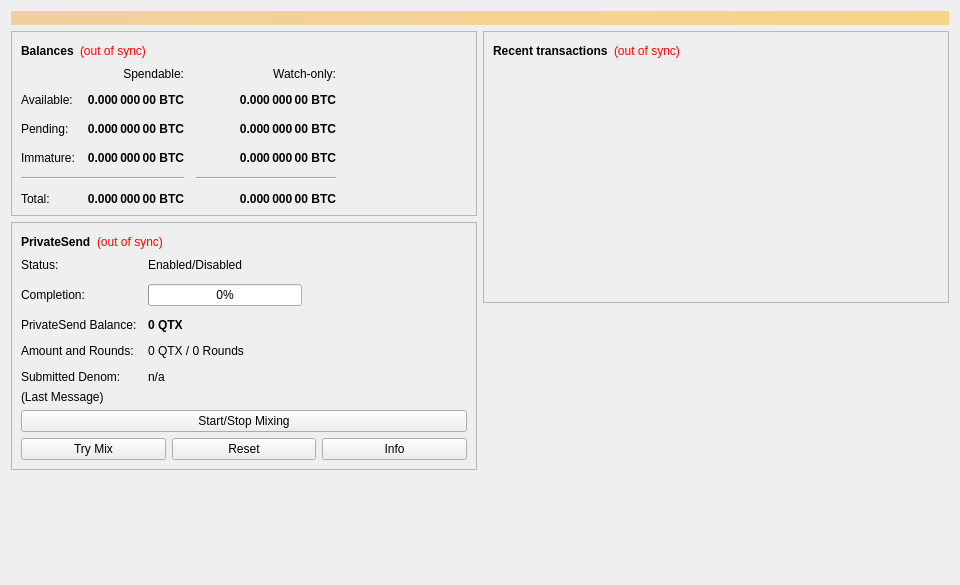
<?xml version="1.0" encoding="UTF-8"?>
<ui version="4.0">
 <class>OverviewPage</class>
 <widget class="QWidget" name="OverviewPage">
  <property name="geometry">
   <rect>
    <x>0</x>
    <y>0</y>
    <width>960</width>
    <height>585</height>
   </rect>
  </property>
  <property name="minimumSize">
   <size>
    <width>960</width>
    <height>0</height>
   </size>
  </property>
  <property name="windowTitle">
   <string>Form</string>
  </property>
  <layout class="QVBoxLayout" name="topLayout">
   <item>
    <widget class="QLabel" name="labelAlerts">
     <property name="visible">
      <bool>false</bool>
     </property>
     <property name="styleSheet">
      <string notr="true">background-color: qlineargradient(x1: 0, y1: 0, x2: 1, y2: 0, stop:0 #F0D0A0, stop:1 #F8D488); color:#000000;</string>
     </property>
     <property name="wordWrap">
      <bool>true</bool>
     </property>
     <property name="margin">
      <number>3</number>
     </property>
    </widget>
   </item>
   <item>
    <layout class="QHBoxLayout" name="horizontalLayout" stretch="1,1">
     <item>
      <layout class="QVBoxLayout" name="verticalLayout_2">
       <item>
        <widget class="QFrame" name="frame">
         <property name="frameShape">
          <enum>QFrame::StyledPanel</enum>
         </property>
         <property name="frameShadow">
          <enum>QFrame::Raised</enum>
         </property>
         <layout class="QVBoxLayout" name="verticalLayout_4">
          <item>
           <layout class="QHBoxLayout" name="horizontalLayout_4">
            <item>
             <widget class="QLabel" name="label_5">
              <property name="font">
               <font>
                <weight>75</weight>
                <bold>true</bold>
               </font>
              </property>
              <property name="text">
               <string>Balances</string>
              </property>
             </widget>
            </item>
            <item>
             <widget class="QLabel" name="labelWalletStatus">
              <property name="toolTip">
               <string>The displayed information may be out of date. Your wallet automatically synchronizes with the Quantix network after a connection is established, but this process has not completed yet.</string>
              </property>
              <property name="styleSheet">
               <string notr="true">QLabel { color: red; }</string>
              </property>
              <property name="text">
               <string notr="true">(out of sync)</string>
              </property>
              <property name="alignment">
               <set>Qt::AlignLeading|Qt::AlignLeft|Qt::AlignVCenter</set>
              </property>
             </widget>
            </item>
            <item>
             <spacer name="horizontalSpacer_3">
              <property name="orientation">
               <enum>Qt::Horizontal</enum>
              </property>
              <property name="sizeHint" stdset="0">
               <size>
                <width>40</width>
                <height>20</height>
               </size>
              </property>
             </spacer>
            </item>
           </layout>
          </item>
          <item>
           <layout class="QGridLayout" name="gridLayout">
            <property name="spacing">
             <number>12</number>
            </property>
            <item row="2" column="2">
             <widget class="QLabel" name="labelWatchPending">
              <property name="font">
               <font>
                <weight>75</weight>
                <bold>true</bold>
               </font>
              </property>
              <property name="cursor">
               <cursorShape>IBeamCursor</cursorShape>
              </property>
              <property name="toolTip">
               <string>Unconfirmed transactions to watch-only addresses</string>
              </property>
              <property name="text">
               <string notr="true">0.000 000 00 BTC</string>
              </property>
              <property name="alignment">
               <set>Qt::AlignRight|Qt::AlignTrailing|Qt::AlignVCenter</set>
              </property>
              <property name="textInteractionFlags">
               <set>Qt::LinksAccessibleByMouse|Qt::TextSelectableByKeyboard|Qt::TextSelectableByMouse</set>
              </property>
             </widget>
            </item>
            <item row="2" column="1">
             <widget class="QLabel" name="labelUnconfirmed">
              <property name="font">
               <font>
                <weight>75</weight>
                <bold>true</bold>
               </font>
              </property>
              <property name="cursor">
               <cursorShape>IBeamCursor</cursorShape>
              </property>
              <property name="toolTip">
               <string>Total of transactions that have yet to be confirmed, and do not yet count toward the spendable balance</string>
              </property>
              <property name="text">
               <string notr="true">0.000 000 00 BTC</string>
              </property>
              <property name="alignment">
               <set>Qt::AlignRight|Qt::AlignTrailing|Qt::AlignVCenter</set>
              </property>
              <property name="textInteractionFlags">
               <set>Qt::LinksAccessibleByMouse|Qt::TextSelectableByKeyboard|Qt::TextSelectableByMouse</set>
              </property>
             </widget>
            </item>
            <item row="3" column="2">
             <widget class="QLabel" name="labelWatchImmature">
              <property name="font">
               <font>
                <weight>75</weight>
                <bold>true</bold>
               </font>
              </property>
              <property name="cursor">
               <cursorShape>IBeamCursor</cursorShape>
              </property>
              <property name="toolTip">
               <string>Mined balance in watch-only addresses that has not yet matured</string>
              </property>
              <property name="text">
               <string notr="true">0.000 000 00 BTC</string>
              </property>
              <property name="alignment">
               <set>Qt::AlignRight|Qt::AlignTrailing|Qt::AlignVCenter</set>
              </property>
              <property name="textInteractionFlags">
               <set>Qt::LinksAccessibleByMouse|Qt::TextSelectableByKeyboard|Qt::TextSelectableByMouse</set>
              </property>
             </widget>
            </item>
            <item row="4" column="0" colspan="2">
             <widget class="Line" name="lineSpendableBalance">
              <property name="orientation">
               <enum>Qt::Horizontal</enum>
              </property>
             </widget>
            </item>
            <item row="4" column="2">
             <widget class="Line" name="lineWatchBalance">
              <property name="sizePolicy">
               <sizepolicy hsizetype="Preferred" vsizetype="Fixed">
                <horstretch>0</horstretch>
                <verstretch>0</verstretch>
               </sizepolicy>
              </property>
              <property name="minimumSize">
               <size>
                <width>140</width>
                <height>0</height>
               </size>
              </property>
              <property name="orientation">
               <enum>Qt::Horizontal</enum>
              </property>
             </widget>
            </item>
            <item row="5" column="0">
             <widget class="QLabel" name="labelTotalText">
              <property name="text">
               <string>Total:</string>
              </property>
             </widget>
            </item>
            <item row="3" column="1">
             <widget class="QLabel" name="labelImmature">
              <property name="font">
               <font>
                <weight>75</weight>
                <bold>true</bold>
               </font>
              </property>
              <property name="cursor">
               <cursorShape>IBeamCursor</cursorShape>
              </property>
              <property name="toolTip">
               <string>Mined balance that has not yet matured</string>
              </property>
              <property name="text">
               <string notr="true">0.000 000 00 BTC</string>
              </property>
              <property name="alignment">
               <set>Qt::AlignRight|Qt::AlignTrailing|Qt::AlignVCenter</set>
              </property>
              <property name="textInteractionFlags">
               <set>Qt::LinksAccessibleByMouse|Qt::TextSelectableByKeyboard|Qt::TextSelectableByMouse</set>
              </property>
             </widget>
            </item>
            <item row="2" column="3">
             <spacer name="horizontalSpacer_2">
              <property name="orientation">
               <enum>Qt::Horizontal</enum>
              </property>
              <property name="sizeHint" stdset="0">
               <size>
                <width>40</width>
                <height>20</height>
               </size>
              </property>
             </spacer>
            </item>
            <item row="3" column="0">
             <widget class="QLabel" name="labelImmatureText">
              <property name="text">
               <string>Immature:</string>
              </property>
             </widget>
            </item>
            <item row="5" column="1">
             <widget class="QLabel" name="labelTotal">
              <property name="font">
               <font>
                <weight>75</weight>
                <bold>true</bold>
               </font>
              </property>
              <property name="cursor">
               <cursorShape>IBeamCursor</cursorShape>
              </property>
              <property name="toolTip">
               <string>Your current total balance</string>
              </property>
              <property name="text">
               <string notr="true">0.000 000 00 BTC</string>
              </property>
              <property name="alignment">
               <set>Qt::AlignRight|Qt::AlignTrailing|Qt::AlignVCenter</set>
              </property>
              <property name="textInteractionFlags">
               <set>Qt::LinksAccessibleByMouse|Qt::TextSelectableByKeyboard|Qt::TextSelectableByMouse</set>
              </property>
             </widget>
            </item>
            <item row="5" column="2">
             <widget class="QLabel" name="labelWatchTotal">
              <property name="font">
               <font>
                <weight>75</weight>
                <bold>true</bold>
               </font>
              </property>
              <property name="cursor">
               <cursorShape>IBeamCursor</cursorShape>
              </property>
              <property name="toolTip">
               <string>Current total balance in watch-only addresses</string>
              </property>
              <property name="text">
               <string notr="true">0.000 000 00 BTC</string>
              </property>
              <property name="alignment">
               <set>Qt::AlignRight|Qt::AlignTrailing|Qt::AlignVCenter</set>
              </property>
              <property name="textInteractionFlags">
               <set>Qt::LinksAccessibleByMouse|Qt::TextSelectableByKeyboard|Qt::TextSelectableByMouse</set>
              </property>
             </widget>
            </item>
            <item row="0" column="2">
             <widget class="QLabel" name="labelWatchonly">
              <property name="text">
               <string>Watch-only:</string>
              </property>
              <property name="alignment">
               <set>Qt::AlignRight|Qt::AlignTrailing|Qt::AlignVCenter</set>
              </property>
             </widget>
            </item>
            <item row="1" column="0">
             <widget class="QLabel" name="labelBalanceText">
              <property name="text">
               <string>Available:</string>
              </property>
             </widget>
            </item>
            <item row="1" column="1">
             <widget class="QLabel" name="labelBalance">
              <property name="font">
               <font>
                <weight>75</weight>
                <bold>true</bold>
               </font>
              </property>
              <property name="cursor">
               <cursorShape>IBeamCursor</cursorShape>
              </property>
              <property name="toolTip">
               <string>Your current spendable balance</string>
              </property>
              <property name="text">
               <string notr="true">0.000 000 00 BTC</string>
              </property>
              <property name="alignment">
               <set>Qt::AlignRight|Qt::AlignTrailing|Qt::AlignVCenter</set>
              </property>
              <property name="textInteractionFlags">
               <set>Qt::LinksAccessibleByMouse|Qt::TextSelectableByKeyboard|Qt::TextSelectableByMouse</set>
              </property>
             </widget>
            </item>
            <item row="1" column="2">
             <widget class="QLabel" name="labelWatchAvailable">
              <property name="font">
               <font>
                <weight>75</weight>
                <bold>true</bold>
               </font>
              </property>
              <property name="cursor">
               <cursorShape>IBeamCursor</cursorShape>
              </property>
              <property name="toolTip">
               <string>Your current balance in watch-only addresses</string>
              </property>
              <property name="text">
               <string notr="true">0.000 000 00 BTC</string>
              </property>
              <property name="alignment">
               <set>Qt::AlignRight|Qt::AlignTrailing|Qt::AlignVCenter</set>
              </property>
              <property name="textInteractionFlags">
               <set>Qt::LinksAccessibleByMouse|Qt::TextSelectableByKeyboard|Qt::TextSelectableByMouse</set>
              </property>
             </widget>
            </item>
            <item row="2" column="0">
             <widget class="QLabel" name="labelPendingText">
              <property name="text">
               <string>Pending:</string>
              </property>
             </widget>
            </item>
            <item row="0" column="1">
             <widget class="QLabel" name="labelSpendable">
              <property name="text">
               <string>Spendable:</string>
              </property>
              <property name="alignment">
               <set>Qt::AlignRight|Qt::AlignTrailing|Qt::AlignVCenter</set>
              </property>
             </widget>
            </item>
           </layout>
          </item>
         </layout>
        </widget>
       </item>
       <item>
        <widget class="QFrame" name="framePrivateSend">
         <property name="layoutDirection">
          <enum>Qt::LeftToRight</enum>
         </property>
         <property name="frameShape">
          <enum>QFrame::StyledPanel</enum>
         </property>
         <property name="frameShadow">
          <enum>QFrame::Raised</enum>
         </property>
         <layout class="QVBoxLayout" name="VerticalLayout_PS1">
          <item>
           <layout class="QHBoxLayout" name="horizontalLayout_5">
            <item>
             <widget class="QLabel" name="labelPrivateSendHeader">
              <property name="font">
               <font>
                <weight>75</weight>
                <bold>true</bold>
               </font>
              </property>
              <property name="text">
               <string>PrivateSend</string>
              </property>
             </widget>
            </item>
            <item>
             <widget class="QLabel" name="labelPrivateSendSyncStatus">
              <property name="toolTip">
               <string>The displayed information may be out of date. Your wallet automatically synchronizes with the Quantix network after a connection is established, but this process has not completed yet.</string>
              </property>
              <property name="styleSheet">
               <string notr="true">QLabel { color: red; }</string>
              </property>
              <property name="text">
               <string notr="true">(out of sync)</string>
              </property>
              <property name="alignment">
               <set>Qt::AlignLeading|Qt::AlignLeft|Qt::AlignVCenter</set>
              </property>
             </widget>
            </item>
            <item>
             <spacer name="horizontalSpacer_4">
              <property name="orientation">
               <enum>Qt::Horizontal</enum>
              </property>
              <property name="sizeHint" stdset="0">
               <size>
                <width>40</width>
                <height>20</height>
               </size>
              </property>
             </spacer>
            </item>
           </layout>
          </item>
          <item>
           <layout class="QFormLayout" name="privateSendFormLayout">
            <property name="fieldGrowthPolicy">
             <enum>QFormLayout::AllNonFixedFieldsGrow</enum>
            </property>
            <property name="horizontalSpacing">
             <number>11</number>
            </property>
            <property name="verticalSpacing">
             <number>12</number>
            </property>
            <item row="0" column="0">
             <widget class="QLabel" name="labelPrivateSendEnabledText">
              <property name="text">
               <string>Status:</string>
              </property>
             </widget>
            </item>
            <item row="0" column="1">
             <widget class="QLabel" name="labelPrivateSendEnabled">
              <property name="text">
               <string>Enabled/Disabled</string>
              </property>
             </widget>
            </item>
            <item row="1" column="0">
             <widget class="QLabel" name="labelCompletitionText">
              <property name="text">
               <string>Completion:</string>
              </property>
             </widget>
            </item>
            <item row="1" column="1">
             <widget class="QProgressBar" name="privateSendProgress">
              <property name="maximumSize">
               <size>
                <width>154</width>
                <height>16777215</height>
               </size>
              </property>
              <property name="value">
               <number>0</number>
              </property>
             </widget>
            </item>
            <item row="2" column="0">
             <widget class="QLabel" name="labelAnonymizedText">
              <property name="text">
               <string>PrivateSend Balance:</string>
              </property>
             </widget>
            </item>
            <item row="2" column="1">
             <widget class="QLabel" name="labelAnonymized">
              <property name="font">
               <font>
                <weight>75</weight>
                <bold>true</bold>
               </font>
              </property>
              <property name="text">
               <string notr="true">0 QTX</string>
              </property>
             </widget>
            </item>
            <item row="3" column="0">
             <widget class="QLabel" name="labelAmountAndRoundsText">
              <property name="text">
               <string>Amount and Rounds:</string>
              </property>
             </widget>
            </item>
            <item row="3" column="1">
             <widget class="QLabel" name="labelAmountRounds">
              <property name="text">
               <string>0 QTX / 0 Rounds</string>
              </property>
             </widget>
            </item>
            <item row="4" column="0">
             <widget class="QLabel" name="labelSubmittedDenomText">
              <property name="text">
               <string>Submitted Denom:</string>
              </property>
             </widget>
            </item>
            <item row="4" column="1">
             <widget class="QLabel" name="labelSubmittedDenom">
              <property name="toolTip">
               <string>The denominations you submitted to the Masternode.&lt;br&gt;To mix, other users must submit the exact same denominations.</string>
              </property>
              <property name="text">
               <string>n/a</string>
              </property>
             </widget>
            </item>
           </layout>
          </item>
          <item>
           <layout class="QVBoxLayout" name="VerticalLayout_PS">
            <item>
             <widget class="QLabel" name="labelPrivateSendLastMessage">
              <property name="text">
               <string>(Last Message)</string>
              </property>
              <property name="alignment">
               <set>Qt::AlignLeading|Qt::AlignLeft|Qt::AlignTop</set>
              </property>
              <property name="wordWrap">
               <bool>true</bool>
              </property>
             </widget>
            </item>
            <item>
             <widget class="QPushButton" name="togglePrivateSend">
              <property name="sizePolicy">
               <sizepolicy hsizetype="MinimumExpanding" vsizetype="Fixed">
                <horstretch>0</horstretch>
                <verstretch>0</verstretch>
               </sizepolicy>
              </property>
              <property name="text">
               <string>Start/Stop Mixing</string>
              </property>
             </widget>
            </item>
            <item>
             <layout class="QHBoxLayout" name="horizontalLayout_debugbuttons">
              <item>
               <widget class="QPushButton" name="privateSendAuto">
                <property name="sizePolicy">
                 <sizepolicy hsizetype="MinimumExpanding" vsizetype="Fixed">
                  <horstretch>0</horstretch>
                  <verstretch>0</verstretch>
                 </sizepolicy>
                </property>
                <property name="toolTip">
                 <string>Try to manually submit a PrivateSend request.</string>
                </property>
                <property name="text">
                 <string>Try Mix</string>
                </property>
               </widget>
              </item>
              <item>
               <widget class="QPushButton" name="privateSendReset">
                <property name="sizePolicy">
                 <sizepolicy hsizetype="MinimumExpanding" vsizetype="Fixed">
                  <horstretch>0</horstretch>
                  <verstretch>0</verstretch>
                 </sizepolicy>
                </property>
                <property name="toolTip">
                 <string>Reset the current status of PrivateSend (can interrupt PrivateSend if it's in the process of Mixing, which can cost you money!)</string>
                </property>
                <property name="autoFillBackground">
                 <bool>false</bool>
                </property>
                <property name="text">
                 <string>Reset</string>
                </property>
               </widget>
              </item>
              <item>
               <widget class="QPushButton" name="privateSendInfo">
                <property name="sizePolicy">
                 <sizepolicy hsizetype="MinimumExpanding" vsizetype="Fixed">
                  <horstretch>0</horstretch>
                  <verstretch>0</verstretch>
                 </sizepolicy>
                </property>
                <property name="toolTip">
                 <string>Information about PrivateSend and Mixing</string>
                </property>
                <property name="text">
                 <string>Info</string>
                </property>
               </widget>
              </item>
             </layout>
            </item>
           </layout>
          </item>
         </layout>
        </widget>
       </item>
       <item>
        <spacer name="verticalSpacer">
         <property name="orientation">
          <enum>Qt::Vertical</enum>
         </property>
         <property name="sizeHint" stdset="0">
          <size>
           <width>20</width>
           <height>40</height>
          </size>
         </property>
        </spacer>
       </item>
      </layout>
     </item>
     <item>
      <layout class="QVBoxLayout" name="verticalLayout_3">
       <item>
        <widget class="QFrame" name="frame_2">
         <property name="frameShape">
          <enum>QFrame::StyledPanel</enum>
         </property>
         <property name="frameShadow">
          <enum>QFrame::Raised</enum>
         </property>
         <layout class="QVBoxLayout" name="verticalLayout">
          <item>
           <layout class="QHBoxLayout" name="horizontalLayout_2">
            <item>
             <widget class="QLabel" name="label_4">
              <property name="font">
               <font>
                <weight>75</weight>
                <bold>true</bold>
               </font>
              </property>
              <property name="text">
               <string>Recent transactions</string>
              </property>
             </widget>
            </item>
            <item>
             <widget class="QLabel" name="labelTransactionsStatus">
              <property name="toolTip">
               <string>The displayed information may be out of date. Your wallet automatically synchronizes with the Quantix network after a connection is established, but this process has not completed yet.</string>
              </property>
              <property name="styleSheet">
               <string notr="true">QLabel { color: red; }</string>
              </property>
              <property name="text">
               <string notr="true">(out of sync)</string>
              </property>
              <property name="alignment">
               <set>Qt::AlignLeading|Qt::AlignLeft|Qt::AlignVCenter</set>
              </property>
             </widget>
            </item>
            <item>
             <spacer name="horizontalSpacer">
              <property name="orientation">
               <enum>Qt::Horizontal</enum>
              </property>
              <property name="sizeHint" stdset="0">
               <size>
                <width>40</width>
                <height>20</height>
               </size>
              </property>
             </spacer>
            </item>
           </layout>
          </item>
          <item>
           <widget class="QListView" name="listTransactions">
            <property name="styleSheet">
             <string notr="true">QListView { background: transparent; }</string>
            </property>
            <property name="frameShape">
             <enum>QFrame::NoFrame</enum>
            </property>
            <property name="verticalScrollBarPolicy">
             <enum>Qt::ScrollBarAlwaysOff</enum>
            </property>
            <property name="horizontalScrollBarPolicy">
             <enum>Qt::ScrollBarAlwaysOff</enum>
            </property>
            <property name="selectionMode">
             <enum>QAbstractItemView::NoSelection</enum>
            </property>
           </widget>
          </item>
         </layout>
        </widget>
       </item>
       <item>
        <spacer name="verticalSpacer_2">
         <property name="orientation">
          <enum>Qt::Vertical</enum>
         </property>
         <property name="sizeHint" stdset="0">
          <size>
           <width>20</width>
           <height>40</height>
          </size>
         </property>
        </spacer>
       </item>
      </layout>
     </item>
    </layout>
   </item>
  </layout>
 </widget>
 <resources/>
 <connections/>
</ui>
